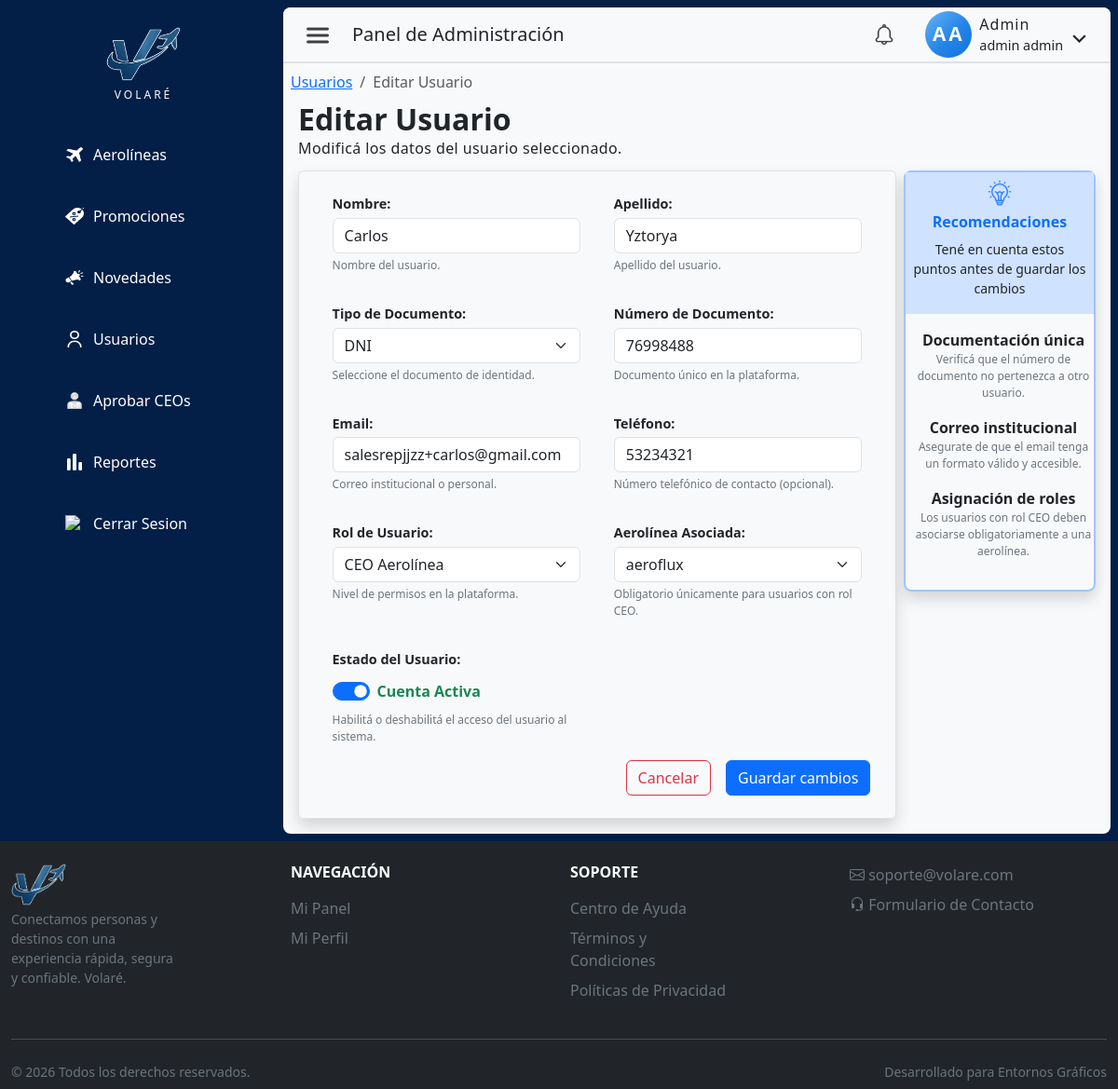
The page /index.php?pagina=usuario&seccion=editar&id=19 (signed in) on the database its author committed.
### tables this page shows
CREATE TABLE `usuario` (
  `idUsuario` int NOT NULL AUTO_INCREMENT,
  `nombre` varchar(50) NOT NULL,
  `apellido` varchar(50) NOT NULL,
  `tipoDocumento` enum('DNI','pasaporte','lc','le') NOT NULL,
  `nroDocumento` varchar(50) NOT NULL,
  `contrasena` varchar(255) NOT NULL,
  `email` varchar(255) NOT NULL,
  `telefono` varchar(45) NOT NULL,
  `fechaNacimiento` date NOT NULL,
  `rol` enum('cliente','ceo','admin') NOT NULL DEFAULT 'cliente',
  `activo` tinyint NOT NULL DEFAULT '0',
  `emailVerificado` tinyint NOT NULL DEFAULT '0',
  `fecha_hora_autorizacion` datetime DEFAULT NULL,
  `tokenVerificacion` varchar(64) DEFAULT NULL,
  `idAerolinea` int DEFAULT NULL,
  `fechaCreacion` datetime NOT NULL DEFAULT CURRENT_TIMESTAMP,
  `notificacion_vista` tinyint(1) DEFAULT '0',
  PRIMARY KEY (`idUsuario`),
  UNIQUE KEY `uk_documento` (`tipoDocumento`,`nroDocumento`),
  UNIQUE KEY `email_UNIQUE` (`email`),
  UNIQUE KEY `idUsuario_UNIQUE` (`idUsuario`),
  UNIQUE KEY `nroDocumento_UNIQUE` (`nroDocumento`),
  KEY `fk_usuario_1_idx` (`idAerolinea`),
  CONSTRAINT `fk_usuario_1` FOREIGN KEY (`idAerolinea`) REFERENCES `aerolinea` (`idAerolinea`)
);

CREATE TABLE `aerolinea` (
  `idAerolinea` int NOT NULL AUTO_INCREMENT,
  `nombreAerolinea` varchar(50) NOT NULL,
  `codigoIATA` varchar(5) NOT NULL,
  `descripcion` varchar(200) DEFAULT NULL,
  `codPais` varchar(3) NOT NULL,
  `email` varchar(250) NOT NULL,
  `logoUrl` varchar(500) DEFAULT NULL,
  `activo` tinyint NOT NULL DEFAULT '1',
  `logoPublicId` varchar(500) DEFAULT NULL,
  `fechaCreacion` datetime NOT NULL DEFAULT CURRENT_TIMESTAMP,
  PRIMARY KEY (`idAerolinea`),
  UNIQUE KEY `codigoIATA_UNIQUE` (`codigoIATA`),
  UNIQUE KEY `email_UNIQUE` (`email`)
);

### src/config/app.php (called while the page is built, shortened)
<?php
function url(string $path = ''): string {
    $path = ltrim($path, '/');
    return APP_BASE . '/' . $path;
}

### src/controllers/UsuarioController.php (called while the page is built, shortened)
<?php
class UsuarioController {
    private $conexion;
    public function __construct($conexion) {
        $this->conexion = $conexion;
    }
    public function obtenerUsuarioPorId(int $id): ?array {
        $stmt = mysqli_prepare($this->conexion, "SELECT * FROM usuario WHERE idUsuario = ?");
        mysqli_stmt_bind_param($stmt, "i", $id);
        mysqli_stmt_execute($stmt);
        $res = mysqli_stmt_get_result($stmt);
        $usuario = mysqli_fetch_assoc($res) ?: null;
        return $usuario;
    }
}

### src/views/admin/usuarioEditar.php (the view, shortened to what this page needs)
<?php
require_once __DIR__ . '/../../controllers/UsuarioController.php';
$ctrl = new UsuarioController($link);
$id = (int)($_GET['id'] ?? 0);
$usuario = $ctrl->obtenerUsuarioPorId($id);
$idAeroActual = (int)($usuario['idAerolinea'] ?? 0);
$sqlAeros = "SELECT idAerolinea, nombreAerolinea
             FROM aerolinea
             WHERE activo = 1 OR idAerolinea = {$idAeroActual}
             ORDER BY nombreAerolinea ASC";
$resAeros = mysqli_query($link, $sqlAeros);
$aerolineas = [];
while ($row = mysqli_fetch_assoc($resAeros)) {
    $aerolineas[] = $row;
}
$tiposDoc = ['DNI', 'Pasaporte', 'LC', 'LE'];
$rolActual = strtolower(trim($usuario['rol'] ?? ''));
$esCeo = ($rolActual === 'ceo');
?>
<div>
    <nav class="breadcrumbCont" aria-label="breadcrumb">
        <ol class="breadcrumb">
            <li class="breadcrumb-item"><a href="<?= url('/index.php?pagina=usuario&seccion=listado') ?>">Usuarios</a></li>
            <li class="breadcrumb-item active" aria-current="page">Editar Usuario</li>
        </ol>
    </nav>
    <div class="contForm col-12 d-flex flex-column p-2 admin-content h-100">
        <h2 class="m-0 p-0 fs-2 fw-bold">Editar Usuario</h2>
        <p class="m-0 p-0 mb-1 subt">Modificá los datos del usuario seleccionado.</p>
        <form
            action="<?= url('src/routes/usuarios.php?accion=editar&id=' . $id) ?>"
            method="POST"
            class="row mt-2 m-0 g-0 p-0 gap-2"
        >
            <div class="col-12 col-lg-9 border shadow rounded-2 py-4">
                <div class="row d-flex justify-content-evenly m-0 g-0 p-0">
                    <div class="form-group d-flex flex-column gap-1 col-sm-5 col-11 mb-3">
                        <label class="form-label-t" for="nombre">Nombre:</label>
                        <input
                            type="text"
                            name="nombre"
                            id="nombre"
                            autocomplete="off"
                            class="form-control ctm-inp"
                            required
                            placeholder="Ej. Juan"
                            minlength="2"
                            maxlength="50"
                            value="<?= htmlspecialchars($usuario['nombre']) ?>"
                        >
                        <p id="infoNombre" class="form-text-info">Nombre del usuario.</p>
                    </div>
                    <div class="form-group d-flex flex-column gap-1 col-sm-5 col-11 mb-3">
                        <label class="form-label-t" for="apellido">Apellido:</label>
                        <input
                            type="text"
                            name="apellido"
                            id="apellido"
                            autocomplete="off"
                            class="form-control ctm-inp"
                            required
                            placeholder="Ej. Pérez"
                            minlength="2"
                            maxlength="50"
                            value="<?= htmlspecialchars($usuario['apellido']) ?>"
                        >
                        <p id="infoApellido" class="form-text-info">Apellido del usuario.</p>
                    </div>
                </div>
                <div class="row d-flex justify-content-evenly m-0 g-0 p-0">
                    <div class="form-group d-flex flex-column gap-1 col-sm-5 col-11 mb-3">
                        <label class="form-label-t" for="tipoDocumento">Tipo de Documento:</label>
                        <select name="tipoDocumento" id="tipoDocumento" class="form-select ctm-inp" required>
                            <?php foreach ($tiposDoc as $td): ?>
                                <option value="<?= $td ?>" <?= (strcasecmp(trim($usuario['tipoDocumento'] ?? ''), $td) === 0) ? 'selected' : '' ?>>
                                    <?= $td ?>
                                </option>
                            <?php endforeach; ?>
                        </select>
                        <p id="infoTipoDoc" class="form-text-info">Seleccione el documento de identidad.</p>
                    </div>
                    <div class="form-group d-flex flex-column gap-1 col-sm-5 col-11 mb-3">
                        <label class="form-label-t" for="nroDocumento">Número de Documento:</label>
                        <input
                            type="text"
                            name="nroDocumento"
                            id="nroDocumento"
                            autocomplete="off"
                            class="form-control ctm-inp"
                            required
                            placeholder="Ej. 38123456"
                            minlength="6"
                            maxlength="15"
                            value="<?= htmlspecialchars($usuario['nroDocumento']) ?>"
                        >
                        <p id="infoNroDoc" class="form-text-info">Documento único en la plataforma.</p>
                    </div>
                </div>
                <div class="row d-flex justify-content-evenly m-0 g-0 p-0">
                    <div class="form-group d-flex flex-column gap-1 col-sm-5 col-11 mb-3">
                        <label class="form-label-t" for="email">Email:</label>
                        <input
                            type="email"
                            name="email"
                            id="email"
                            autocomplete="off"
                            class="form-control ctm-inp"
                            required
                            placeholder="usuario@ejemplo.com"
                            value="<?= htmlspecialchars($usuario['email']) ?>"
                        >
                        <p id="infoEmail" class="form-text-info">Correo institucional o personal.</p>
                    </div>
                    <div class="form-group d-flex flex-column gap-1 col-sm-5 col-11 mb-3">
                        <label class="form-label-t" for="telefono">Teléfono:</label>
                        <input
                            type="text"
                            name="telefono"
                            id="telefono"
                            autocomplete="off"
                            class="form-control ctm-inp"
                            placeholder="Ej. +54 341 1234567"
                            value="<?= htmlspecialchars($usuario['telefono'] ?? '') ?>"
                        >
                        <p id="infoTelefono" class="form-text-info">Número telefónico de contacto (opcional).</p>
                    </div>
                </div>
                <div class="row d-flex justify-content-evenly m-0 g-0 p-0">
                    <div class="form-group d-flex flex-column gap-1 col-sm-5 col-11 mb-3">
                        <label class="form-label-t" for="selectRol">Rol de Usuario:</label>
                        <select name="rol" id="selectRol" class="form-select ctm-inp" required>
                            <option value="ceo" <?= $rolActual === 'ceo' ? 'selected' : '' ?>>CEO Aerolínea</option>
                        </select>
                        <p id="infoRol" class="form-text-info">Nivel de permisos en la plataforma.</p>
                    </div>
                    <div class="form-group d-flex flex-column gap-1 col-sm-5 col-11 mb-3 <?= $esCeo ? '' : 'd-none' ?>" id="grupoAerolinea">
                        <label class="form-label-t" for="idAerolinea">Aerolínea Asociada:</label>
                        <select name="idAerolinea" id="idAerolinea" class="form-select ctm-inp">
                            <?php foreach ($aerolineas as $aero): ?>
                                <option value="<?= $aero['idAerolinea'] ?>" <?= $usuario['idAerolinea'] == $aero['idAerolinea'] ? 'selected' : '' ?>>
                                    <?= htmlspecialchars($aero['nombreAerolinea']) ?>
                                </option>
                            <?php endforeach; ?>
                        </select>
                        <p id="infoAerolinea" class="form-text-info">Obligatorio únicamente para usuarios con rol CEO.</p>
                    </div>
                </div>
                <div class="row d-flex justify-content-evenly m-0 g-0 p-0 mb-3">
                    <div class="form-group d-flex flex-column gap-1 col-sm-5 col-11">
                        <label class="form-label-t mb-1">Estado del Usuario:</label>
                        <div class="form-check form-switch fs-5 d-flex align-items-center gap-2 ps-0 mt-1">
                            <input
                                class="form-check-input ms-0 mt-0"
                                type="checkbox"
                                name="activo"
                                value="1"
                                id="switchActivo"
                                <?= $usuario['activo'] ? 'checked' : '' ?>
                                style="cursor:pointer;"
                            >
                            <label class="form-check-label fs-6 fw-semibold <?= $usuario['activo'] ? 'text-success' : 'text-secondary' ?>" for="switchActivo" id="labelSwitchActivo" style="cursor:pointer;">
                                <?= $usuario['activo'] ? 'Cuenta Activa' : 'Cuenta Inactiva' ?>
                            </label>
                        </div>
                        <p class="form-text-info m-0 mt-1">Habilitá o deshabilitá el acceso del usuario al sistema.</p>
                    </div>
                    <div class="col-sm-5 col-11"></div>
                </div>
                <div class="row d-flex justify-content-evenly m-0 g-0 p-0">
                    <div class="d-grid gap-2 d-md-flex justify-content-md-end col-11">
                        <a href="<?= url('index.php?pagina=usuario&seccion=listado') ?>" class="btn btn-outline-danger me-md-2">Cancelar</a>
                        <button type="submit" class="btn btn-primary">Guardar cambios</button>
                    </div>
                </div>
            </div>
            <div class="d-none d-lg-flex col-lg flex-column align-items-center gap-4">
                <div class="d-flex flex-column border border-2 border-primary-subtle w-100 rounded-3 shadow" id="recomendacionesBox">
                    <div class="tituloBoxErrores bg-primary-subtle border-bottom d-flex flex-column align-items-center justify-content-center">
                        <img src="<?= url('public/img/icons/luz.png') ?>" alt="icono recomendaciones" class="img-fluid my-2" style="width: 28px; height: 28px;">
                        <h5 class="text-primary">Recomendaciones</h5>
                        <p class="text-break text-center px-2">Tené en cuenta estos puntos antes de guardar los cambios</p>
                    </div>
                    <div class="recomendaBoxContent d-flex flex-column align-items-center py-3 ps-2">
                        <div class="d-flex gap-2 mb-3 w-100 justify-content-center">
                            <div>
                                <p class="m-0 fw-semibold text-center">Documentación única</p>
                                <p class="m-0 form-text-info text-center">Verificá que el número de documento no pertenezca a otro usuario.</p>
                            </div>
                        </div>
                        <div class="d-flex gap-2 mb-3 w-100 justify-content-center">
                            <div>
                                <p class="m-0 fw-semibold text-center">Correo institucional</p>
                                <p class="m-0 form-text-info text-center">Asegurate de que el email tenga un formato válido y accesible.</p>
                            </div>
                        </div>
                        <div class="d-flex gap-2 mb-3 w-100 justify-content-center">
                            <div>
                                <p class="m-0 fw-semibold text-center">Asignación de roles</p>
                                <p class="m-0 form-text-info text-center">Los usuarios con rol CEO deben asociarse obligatoriamente a una aerolínea.</p>
                            </div>
                        </div>
                    </div>
                </div>
            </div>
        </form>
    </div>
</div>

### public/css/admin.css (style rules this page uses)
html, body { height: 100%; overflow: auto; }
body { margin: 0; padding: 0; background-color: #031f47; }
.admin-content { flex: 1; overflow-y: visible; min-height: auto; height: auto; }
.breadcrumbCont { height: 25px; }
.subt { font-size: 1rem; letter-spacing: 0.4px; }
.form-label-t { font-size: 0.9rem; font-weight: 600; }
.form-text-info { font-size: 0.75rem; font-weight: 400; color: #6c757d; }
.tituloBoxErrores { min-height: 80px; }
.tituloBoxErrores h5 { font-size: 1rem; font-weight: 600; }
.tituloBoxErrores p { font-size: 0.875rem; }

### rows shown on the page
usuario: nombre "Carlos", apellido "Yztorya", tipoDocumento "DNI", nroDocumento "76998488", email "salesrepjjzz+carlos@gmail.com", telefono "53234321", rol "CEO Aerolínea", idAerolinea "aeroflux", activo "☑"

### other values the page prints
$link['label'] "Aerolíneas"
$link['label'] "Promociones"
$link['label'] "Novedades"
$link['label'] "Usuarios"
$link['label'] "Aprobar CEOs"
$link['label'] "Reportes"
$rol "Admin"
$usuario['nombre'] "admin"
$usuario['apellido'] "admin"
